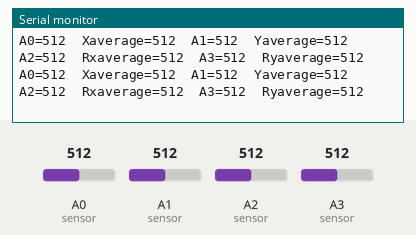
Simulated run of this sketch. Board: Arduino Leonardo, built with avr-gcc and run on an emulated ATmega32U4. Parts: the last lines printed to the serial monitor. Inputs (shaded band) come from the test bench; at power-on: A3 (sensor) = 512, A0 (sensor) = 512, A1 (sensor) = 512, A2 (sensor) = 512. USB keyboard and mouse output is not drawn.

Above: at 1.2 s.
1.3 s: A3 (sensor) set to 109
At 2.2 s:
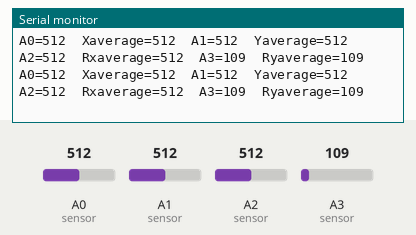
4.3 s: A3 (sensor) set to 91
At 5.3 s:
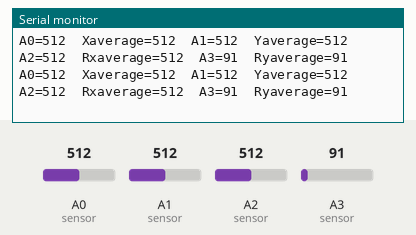
7.3 s: A0 (sensor) set to 111
At 8.0 s:
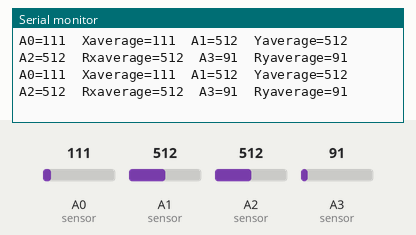
10.3 s: A0 (sensor) set to 90
Timing chart, 0 to 10.4 s (numbered marks = the images above; inputs shaded):
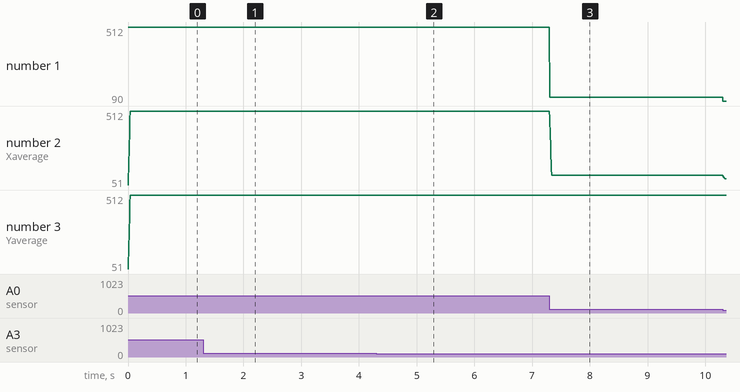

The sketch:

knuckleslee_mlx90333_twinstick.ino
```cpp
//from https://knuckleslee.blogspot.com/2017/11/twin-stick-ex.html/

#include <Joystick.h> //模擬0鍵遊戲手把,4個類比軸
Joystick_ Joystick(JOYSTICK_DEFAULT_REPORT_ID,JOYSTICK_TYPE_GAMEPAD, 0, 0,
true, true, false, true, true, false, false, false, false, false, false);

//數值平滑化
const int axisReadings = 10; //陣列取樣數
int Xreadings[axisReadings]; // 從腳位讀取數值
int XreadIndex = 0; // 目前讀值
int Xtotal = 0; // the running total
int Xaverage = 0; // 平均值

int Yreadings[axisReadings]; // 從腳位讀取數值
int YreadIndex = 0; // 目前讀值
int Ytotal = 0; // the running total
int Yaverage = 0; // 平均值

int Rxreadings[axisReadings]; // 從腳位讀取數值
int RxreadIndex = 0; // 目前讀值
int Rxtotal = 0; // the running total
int Rxaverage = 0; // 平均值

int Ryreadings[axisReadings]; // 從腳位讀取數值
int RyreadIndex = 0; // 目前讀值
int Rytotal = 0; // the running total
int Ryaverage = 0; // 平均值

void setup() {
Serial.begin(9600);
// initialize all the readings to 0:
for (int thisXReading = 0; thisXReading < axisReadings ; thisXReading++) {
Xreadings[thisXReading] = 0; }
for (int thisYReading = 0; thisYReading < axisReadings ; thisYReading ++) {
Yreadings[thisYReading ] = 0; }
for (int thisRxReading = 0; thisRxReading < axisReadings ; thisRxReading ++) {
Rxreadings[thisRxReading ] = 0; }
for (int thisRyReading = 0; thisRyReading < axisReadings ; thisRyReading ++) {
Ryreadings[thisRyReading ] = 0; }

pinMode(A0, INPUT);
pinMode(A1, INPUT);
pinMode(A2, INPUT);
pinMode(A3, INPUT);

Joystick.begin();
Joystick.setXAxisRange(400,600);
Joystick.setYAxisRange(580,390);
Joystick.setRxAxisRange(650,400);
Joystick.setRyAxisRange(600,370);
}

void loop() {

//
Xtotal = Xtotal - Xreadings[XreadIndex]; // subtract the last reading:
Xreadings[XreadIndex] = analogRead(A0); // read from the sensor:
Xtotal = Xtotal + Xreadings[XreadIndex]; // add the reading to the Xtotal:
XreadIndex = XreadIndex + 1; // advance to the next position in the array:
if(XreadIndex >= axisReadings ) // if we're at the end of the array...
{
XreadIndex = 0; // ...wrap around to the beginning:
}
Xaverage = Xtotal / axisReadings ; // calculate the Xaverage:
//
Ytotal = Ytotal - Yreadings[YreadIndex]; // subtract the last reading:
Yreadings[YreadIndex] = analogRead(A1); // read from the sensor:
Ytotal = Ytotal + Yreadings[YreadIndex]; // add the reading to the Ytotal:
YreadIndex = YreadIndex + 1; // advance to the next position in the array:
if(YreadIndex >= axisReadings ) // if we're at the end of the array...
{
YreadIndex = 0; // ...wrap around to the beginning:
}
Yaverage = Ytotal / axisReadings ; // calculate the Yaverage:
//
Rxtotal = Rxtotal - Rxreadings[RxreadIndex]; // subtract the last reading:
Rxreadings[RxreadIndex] = analogRead(A2); // read from the sensor:
Rxtotal = Rxtotal + Rxreadings[RxreadIndex]; // add the reading to the Rxtotal:
RxreadIndex = RxreadIndex + 1; // advance to the next position in the array:
if(RxreadIndex >= axisReadings ) // if we're at the end of the array...
{
RxreadIndex = 0; // ...wrap around to the beginning:
}
Rxaverage = Rxtotal / axisReadings ; // calculate the Rxaverage:
//
Rytotal = Rytotal - Ryreadings[RyreadIndex]; // subtract the last reading:
Ryreadings[RyreadIndex] = analogRead(A3); // read from the sensor:
Rytotal = Rytotal + Ryreadings[RyreadIndex]; // add the reading to the Rytotal:
RyreadIndex = RyreadIndex + 1; // advance to the next position in the array:
if(RyreadIndex >= axisReadings ) // if we're at the end of the array...
{
RyreadIndex = 0; // ...wrap around to the beginning:
}
Ryaverage = Rytotal / axisReadings ; // calculate the Ryaverage:
//

Joystick.setXAxis(Xaverage);
Joystick.setYAxis(Yaverage);
Joystick.setRxAxis(Rxaverage);
Joystick.setRyAxis(Ryaverage);

//讀值校正
Serial.print("A0=");
Serial.print(analogRead(A0));
Serial.print("\t");
Serial.print("Xaverage=");
Serial.print(Xaverage);
Serial.print("\t");
Serial.print("A1=");
Serial.print(analogRead(A1));
Serial.print("\t");
Serial.print("Yaverage=");
Serial.print(Yaverage);
Serial.print("\t");
Serial.print("A2=");
Serial.print(analogRead(A2));
Serial.print("\t");
Serial.print("Rxaverage=");
Serial.print(Rxaverage);
Serial.print("\t");
Serial.print("A3=");
Serial.print(analogRead(A3));
Serial.print("\t");
Serial.print("Ryaverage=");
Serial.print(Ryaverage);
Serial.print("\t");

Serial.println("\t");
}
```

Measured:
- after the input at 1.3 s, the serial monitor: prints a new line at once (image 1)
- after the input at 4.3 s, the serial monitor: prints a new line at once (image 2)
- after the input at 7.3 s, the serial monitor: prints a new line at once (image 3)
- plotted number 1: 512 → 111 after the input at 7.3 s, 111 → 90 after the input at 10.3 s
- plotted number 2: 512 → 111 after the input at 7.3 s, 111 → 90 after the input at 10.3 s
